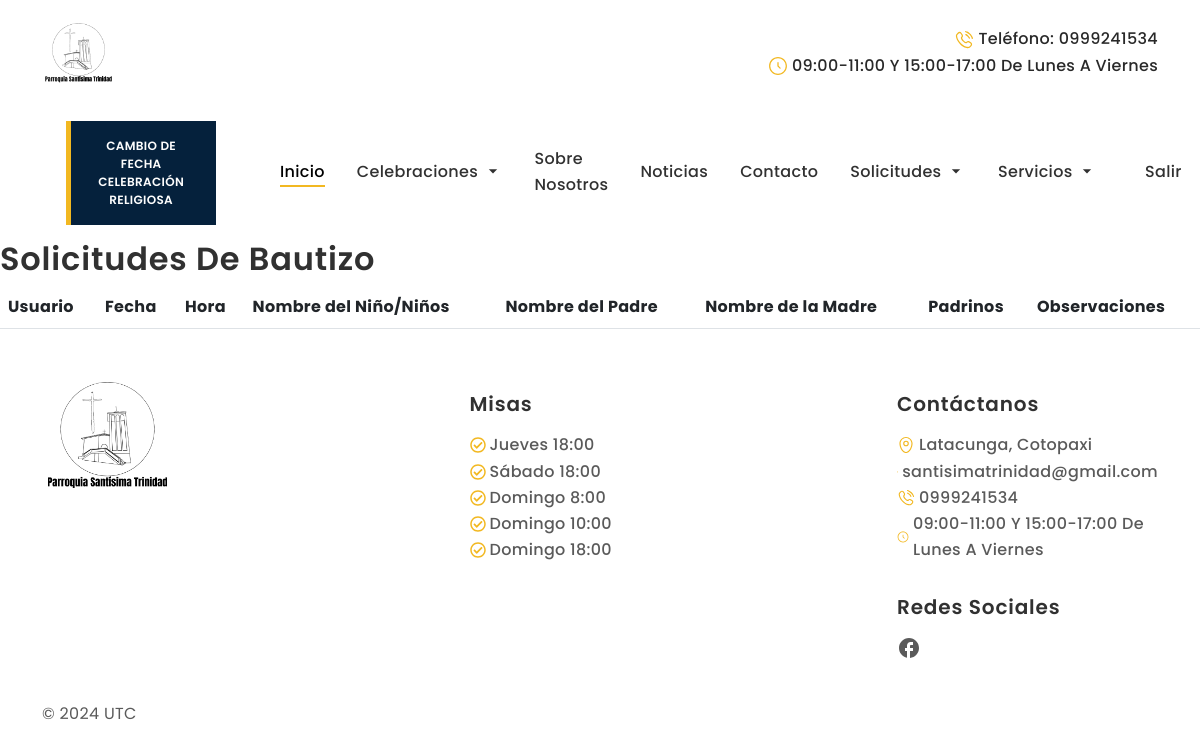
The page /ver-solicitudes-bautizos/ (signed in) on the database as committed earlier.
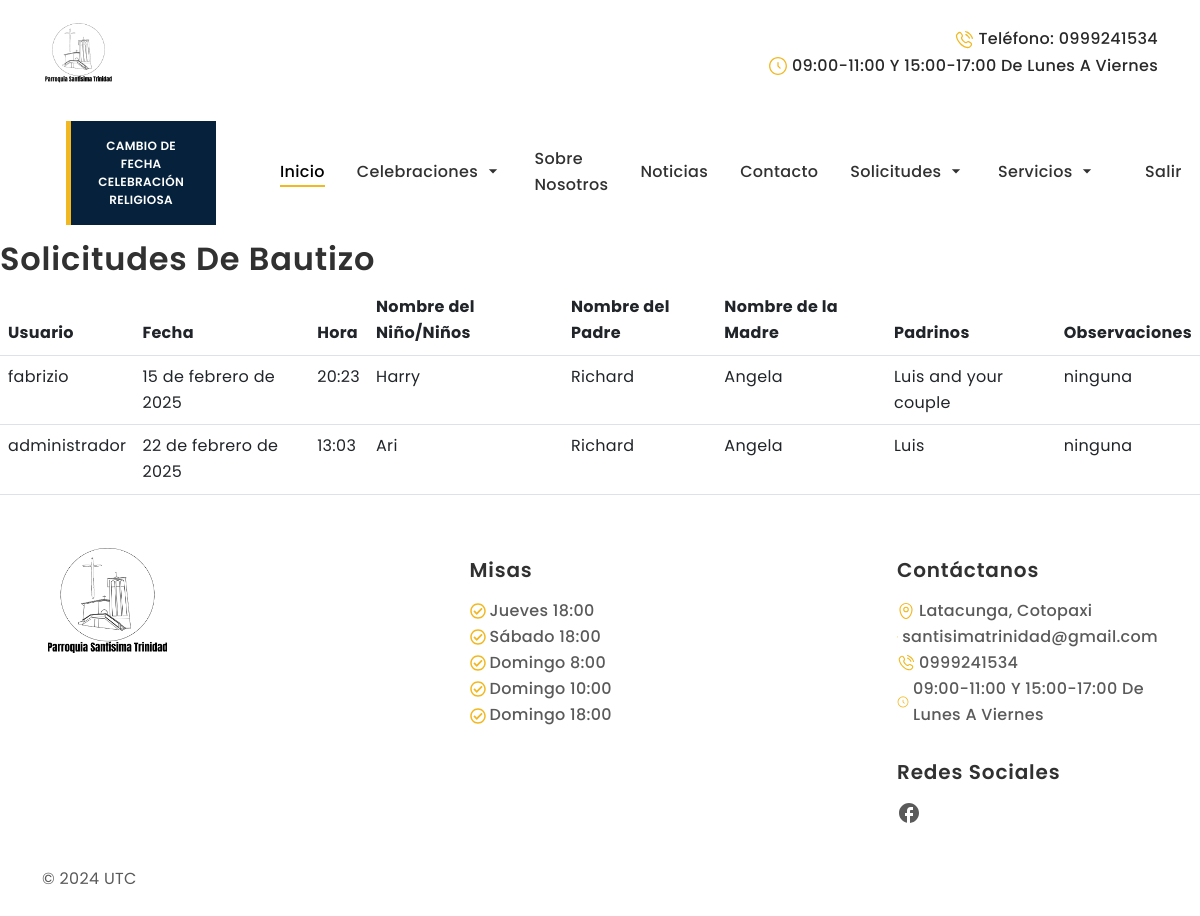
The same page on the database as committed later.
### Apps/web/models.py (models this page shows, shortened)
class Bautizo(models.Model):
    usuario = models.ForeignKey(User, on_delete=models.CASCADE)
    fecha = models.DateField()
    hora = models.TimeField()
    nombre_nino = models.CharField(max_length=200, verbose_name='Nombre del Niño/Niños')
    nombre_padre = models.CharField(max_length=200, verbose_name='Nombre del Padre')
    nombre_madre = models.CharField(max_length=200, verbose_name='Nombre de la Madre')
    padrinos = models.CharField(max_length=200)
    observaciones = models.TextField(blank=True, null=True)

### Apps/web/views.py (the view)
# urls.py: path('ver-solicitudes-bautizos/', views.ver_solicitudes_bautizos, name='ver_solicitudes_bautizos'),
@login_required(login_url='/login/')
@staff_member_required(login_url='/login/')
def ver_solicitudes_bautizos(request):
    bautizos = Bautizo.objects.all()
    return render(request, 'ver_solicitudes_bautizos.html', {'bautizos': bautizos})

### Apps/web/templates/ver_solicitudes_bautizos.html
{% extends 'base.html' %}
{% block body %}
  <h2>Solicitudes de Bautizo</h2>
  <table class="table">
    <thead>
      <tr>
        <th>Usuario</th>
        <th>Fecha</th>
        <th>Hora</th>
        <th>Nombre del Niño/Niños</th>
        <th>Nombre del Padre</th>
        <th>Nombre de la Madre</th>
        <th>Padrinos</th>
        <th>Observaciones</th>
      </tr>
    </thead>
    <tbody>
      {% for bautizo in bautizos %}
      <tr>
        <td>{{ bautizo.usuario.username }}</td>
        <td>{{ bautizo.fecha }}</td>
        <td>{{ bautizo.hora }}</td>
        <td>{{ bautizo.nombre_nino }}</td>
        <td>{{ bautizo.nombre_padre }}</td>
        <td>{{ bautizo.nombre_madre }}</td>
        <td>{{ bautizo.padrinos }}</td>
        <td>{{ bautizo.observaciones }}</td>
      </tr>
      {% endfor %}
    </tbody>
  </table>
{% endblock %}

### Apps/web/templates/base.html (shortened to what this page needs)
{% load static %}
<!DOCTYPE html>
<html lang="es">
<head>
    <link rel="stylesheet" type="text/css" href="{% static 'css\bootstrap.min.css' %}">
    <link href="https://cdn.jsdelivr.net/npm/bootstrap@5.3.0/dist/css/bootstrap.min.css" rel="stylesheet">
    <link rel="stylesheet" type="text/css" href="{% static 'css\vendor.css' %}">
    <link rel="stylesheet" href="https://cdn.jsdelivr.net/npm/swiper@9/swiper-bundle.min.css" />
    <link rel="stylesheet" type="text/css" href="{% static 'style.css' %}">
    <link href="https://cdn.jsdelivr.net/npm/summernote@0.9.0/dist/summernote-lite.min.css" rel="stylesheet">
    <link rel="stylesheet" href="https://cdnjs.cloudflare.com/ajax/libs/izitoast/1.4.0/css/iziToast.min.css"
 />
    <link rel="stylesheet" href="https://cdn.datatables.net/2.2.1/css/dataTables.bootstrap5.css">
    <link rel="stylesheet" href="https://cdn.datatables.net/buttons/3.2.0/css/buttons.bootstrap5.css">
</head>
<header id="header">
    <nav class="header-top">
        <div class="container">
            <div class="d-flex justify-content-between align-items-center py-3">
                <a class="navbar-brand" href="/">
                    <img src="{% static 'images/main-logo.png' %}" class="logo img-fluid" width="15%">
                </a>
                <ul class="info d-flex flex-wrap justify-content-end align-items-center list-unstyled m-0">
                    <li class="phone text-black fw-medium text-capitalize d-flex align-items-center ms-4">
                        <svg class="text-primary me-1" width="20" height="20">
                            <use xlink:href="#phone"></use>
                        </svg> Teléfono: 0999241534
                    </li>
                    <li class="time text-black fw-medium text-capitalize d-flex align-items-center ms-4">
                        <svg class="text-primary me-1" width="20" height="20">
                            <use xlink:href="#clock"></use>
                        </svg> 09:00-11:00 y 15:00-17:00 de Lunes a Viernes
                    </li>
                </ul>
            </div>
        </div>
    </nav>
    <nav id="primary-header" class="navbar navbar-expand-lg py-3">
        <div class="container justify-content-end">
            <div class="header-bottom offcanvas offcanvas-end" id="bdNavbar" aria-labelledby="bdNavbarOffcanvasLabel">
                <div class="offcanvas-body align-items-center justify-content-center">
                    <ul class="navbar-nav mb-2 mb-lg-0 align-items-center">
                        <li class="nav-item px-5 py-1 py-lg-0">
                            <a href="/cambio/" class="btn btn-primary btn-slide hover-slide-right"
                                style="width:100%;font-size:12px">
                                <span>Cambio de</span>
                                <br>
                                <span>Fecha Celebración</span>
                                <br>
                                <span>Religiosa</span>
                            </a>
                        </li>
                        <li class="nav-item px-3 py-1 py-lg-0">
                            <a class="nav-link active p-0" aria-current="page" href="/">Inicio</a>
                        </li>
                        <li class="nav-item px-3 py-1 py-lg-0 dropdown">
                            <a class="nav-link p-0 dropdown-toggle" data-bs-toggle="dropdown" href="#" role="button"
                                aria-expanded="false">Celebraciones <svg width="20" height="20"
                                    style="vertical-align: sub;">
                                    <use xlink:href="#arrow-down"></use>
                                </svg></a>
                        </li>
                        <li class="nav-item px-3 py-1 py-lg-0">
                            <a class="nav-link p-0" href="/about/">Sobre Nosotros</a>
                        </li>
                        <li class="nav-item px-3 py-1 py-lg-0">
                            <a class="nav-link p-0" href="/news/">Noticias</a>
                        </li>
                        <li class="nav-item px-3 py-1 py-lg-0">
                            <a class="nav-link p-0" href="/contacto/">Contacto</a>
                        </li>
                        {% if user.is_superuser %}
                        <li class="nav-item px-3 py-1 py-lg-0 dropdown">
                            <a class="nav-link p-0 dropdown-toggle" data-bs-toggle="dropdown" href="#" role="button"
                                aria-expanded="false">Solicitudes <svg width="20" height="20"
                                    style="vertical-align: sub;">
                                    <use xlink:href="#arrow-down"></use>
                                </svg></a>
                        </li>
                        {% endif %}
                        {% if user.is_authenticated %}
                        <li class="nav-item px-3 py-1 py-lg-0 dropdown">
                            <a class="nav-link p-0 dropdown-toggle" data-bs-toggle="dropdown" href="#" role="button"
                                aria-expanded="false">Servicios <svg width="20" height="20"
                                    style="vertical-align: sub;">
                                    <use xlink:href="#arrow-down"></use>
                                </svg></a>
                        </li>
                        <a class="nav-link p-0" href="/logout/">Salir</a>
                        {% else %}
                        <li class="nav-item px-3 py-1 py-lg-0"></li>
                        <a class="nav-link p-0" href="/login/">Ingresar</a>
                        </li>
                        {% endif %}
                    </ul>
                </div>
            </div>
        </div>
    </nav>
</header>
<body style="background-color: white;">
    {% block body %}
    {% endblock %}
</body>
<footer id="footer">
    <div class="container pt-4">
        <div class="row flex-wrap justify-content-between">
            <div class="col-lg-3 col-md-6 pb-3">
                <div class="footer-menu">
                    <a class="navbar-brand" href="/">
                        <img src="{% static 'images/main-logo.png' %}" class="logo img-fluid img w-50">
                    </a>
                </div>
            </div>
            <div class="col-lg-3 col-md-6 pb-3">
                <div class="footer-menu">
                    <h5 class=" widget-title py-2 mt-3 fw-semibold">Misas</h5>
                    <ul class="menu-list d-flex flex-column list-unstyled">
                        <li class="fw-medium text-capitalize d-flex align-items-center">
                            <svg class="text-primary me-1" width="16" height="16">
                                <use xlink:href="#check-circle"></use>
                            </svg>Jueves 18:00
                        </li>
                        <li class="fw-medium text-capitalize d-flex align-items-center">
                            <svg class="text-primary me-1" width="16" height="16">
                                <use xlink:href="#check-circle"></use>
                            </svg>Sábado 18:00
                        </li>
                        <li class="fw-medium text-capitalize d-flex align-items-center">
                            <svg class="text-primary me-1" width="16" height="16">
                                <use xlink:href="#check-circle"></use>
                            </svg>Domingo 8:00
                        </li>
                        <li class="fw-medium text-capitalize d-flex align-items-center">
                            <svg class="text-primary me-1" width="16" height="16">
                                <use xlink:href="#check-circle"></use>
                            </svg>Domingo 10:00
                        </li>
                        <li class="fw-medium text-capitalize d-flex align-items-center">
                            <svg class="text-primary me-1" width="16" height="16">
                                <use xlink:href="#check-circle"></use>
                            </svg>Domingo 18:00
                        </li>
                    </ul>
                </div>
            </div>
            <div class="col-lg-3 col-md-6">
                <div class="footer-menu">
                    <h5 class=" widget-title py-2 mt-3 fw-semibold">Contáctanos</h5>
                    <ul class="menu-list d-flex flex-column list-unstyled">
                        <li class="fw-medium text-capitalize d-flex align-items-center">
                            <svg class="text-primary me-1" width="18" height="18">
                                <use xlink:href="#location"></use>
                            </svg>Latacunga, Cotopaxi
                        </li>
                        <li class="fw-medium d-flex align-items-center">
                            <a href="https://mail.google.com/mail/?view=cm&fs=1&to=santisimatrinidad@gmail.com" target="_blank">santisimatrinidad@gmail.com</a>
                        </li>
                        <li class="fw-medium text-capitalize d-flex align-items-center">
                            <svg class="text-primary me-1" width="18" height="18">
                                <use xlink:href="#phone"></use>
                            </svg>0999241534
                        </li>
                        <li class="fw-medium text-capitalize d-flex align-items-center">
                            <svg class="text-primary me-1" width="18" height="18">
                                <use xlink:href="#clock"></use>
                            </svg>09:00-11:00 y 15:00-17:00 de Lunes a Viernes
                        </li>
                    </ul>
                </div>
                <div class="footer-menu">
                    <h5 class=" widget-title py-2 mt-4 fw-semibold">Redes Sociales</h5>
                    <ul class="social-links d-flex flex-wrap list-unstyled">
                        <li class="social me-3">
                            <a href="https://www.facebook.com/parroquiasantisimatrinidad.lalagunalatacunga">
                                <svg class=" me-1" width="24" height="24">
                                    <use xlink:href="#facebook"></use>
                                </svg>
                            </a>
                        </li>
                    </ul>
                </div>
            </div>
        </div>
    </div>
    <div class="container">
        <div class="footer-bottom d-md-flex justify-content-between py-4">
            <p class=" mb-0">© 2024 UTC</p>
        </div>
    </div>
</footer>
<link rel="stylesheet" href="https://cdnjs.cloudflare.com/ajax/libs/font-awesome/6.7.2/css/all.min.css"
 />
</html>

### static/style.css (style rules this page uses)
:root { --primary-color: #F2B821; --secondary-color: #05213C; --black-color: #292929; --light-black-color: #343536; --dark-color: #313131; --body-color: #5A5A5A; --gray-color: #777F81; --light-color: #fdfdfd; --bs-gray-100: #F6F6F6; --bs-gray-300: #DCDCDC; --bs-primary-text-emphasis: var(--primary-color); --bs-body-color-rgb: 90, 90, 90; --bs-light-rgb: rgba(255, 255, 255, 1); --bs-dark-rgb: 41, 41, 41; --bs-primary-rgb: 178, 142, 113; }
:root { --heading-font: "Poppins", sans-serif; --body-font: "Poppins", sans-serif; }
*, *::before, *::after { -webkit-box-sizing: border-box; -moz-box-sizing: border-box; box-sizing: border-box; }
html { box-sizing: border-box; }
body { background-color: var(--light-color); font-family: var(--body-font); font-size: 16px; font-weight: 400; line-height: 164%; letter-spacing: 0.32px; color: var(--body-color); margin: 0; }
p { color: var(--body-color); }
a { color: inherit; text-decoration: none; transition: 0.3s ease-in-out; }
.text-primary { color: var(--primary-color) !important; }
.text-black { color: var(--black-color) !important; }
h1, h2, h3, h4, h5, h6 { color: var(--dark-color); font-family: var(--heading-font); text-transform: capitalize; font-weight: 600; letter-spacing: 0.84px; line-height: 115%; }
.btn { --bs-btn-padding-x: 2rem; --bs-btn-padding-y: 1rem; --bs-btn-font-size: 1rem; --bs-btn-font-weight: 500; text-transform: uppercase; border-radius: 0px; transition: all 0.5s ease-in-out; }
.btn-primary { --bs-btn-color: var(--light-color); --bs-btn-bg: var(--primary-color); --bs-btn-border-color: var(--primary-color); --bs-btn-hover-color: var(--light-color); --bs-btn-hover-bg: var(--primary-color); --bs-btn-hover-border-color: var(--primary-color); --bs-btn-focus-shadow-rgb: 49, 132, 253; --bs-btn-active-color: var(--light-color); --bs-btn-active-bg: var(--primary-color); --bs-btn-active-border-color: var(--primary-color); --bs-btn-active-shadow: inset 0 3px 5px rgba(0, 0, 0, 0.125); --bs-btn-disabled-color: var(--light-color); --bs-btn-disabled-bg: var(--primary-color); --bs-btn-disabled-border-color: var(--primary-color); }
.btn-slide { position: relative; display: inline-block; border: none; cursor: pointer; background-color: var(--secondary-color); }
.btn-slide.hover-slide-right::before { top: 0; bottom: 0; left: 0; height: 100%; width: 3%; position: absolute; content: ""; background-color: var(--primary-color); transition: 0.3s ease-in-out; }
.btn-slide span { position: relative; display: inline-block; top: 0; left: 0; width: 100%; transition: 0.3s; font-weight: 600; }
.dropdown-toggle::after { border: none; margin-left: 0em; vertical-align: 0em; }
a.nav-link { text-transform: capitalize; font-weight: 500; color: var(--dark-color); font-family: var(--heading-font); transition: all 0.3s ease-in-out; }
a.nav-link::after { content: ""; text-align: center; display: block; width: 0; height: 2px; background: var(--primary-color); transition: width 0.9s; }
a.nav-link.active::after, a.nav-link:focus::after, a.nav-link:hover::after { width: 100%; transition: width 0.9s; }

Rows that differ between the two databases and show on the page:
added Bautizo: usuario.username "fabrizio", fecha "15 de febrero de 2025", hora "20:23", nombre_nino "Harry", nombre_padre "Richard", nombre_madre "Angela", padrinos "Luis and your couple", observaciones "ninguna"
added Bautizo: usuario.username "administrador", fecha "22 de febrero de 2025", hora "13:03", nombre_nino "Ari", nombre_padre "Richard", nombre_madre "Angela", padrinos "Luis", observaciones "ninguna"
